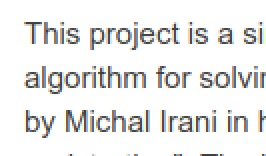
%> input picture exampleImage.png, 133 x 78 px (shown 2 times larger)
$ octave SRExample.m   (GNU Octave 9; MATLAB toolbox functions it lacks are replaced by stand-ins)
%> lines starting %> are read from the running program, lines starting %| are printed output that depends on the picture
### superResolutionRef/TestUtils/SynthDataset.m
%   Author: Victor May
%   Contact: mayvic(at)gmail(dot)com
%   $Date: 2011-11-19 $
%   $Revision: $
%
% Copyright 2011, Victor May
%
%                          All Rights Reserved
%
% All commercial use of this software, whether direct or indirect, is
% strictly prohibited including, without limitation, incorporation into in
% a commercial product, use in a commercial service, or production of other
% artifacts for commercial purposes.
%
% Permission to use, copy, modify, and distribute this software and its
% documentation for research purposes is hereby granted without fee,
% provided that the above copyright notice appears in all copies and that
% both that copyright notice and this permission notice appear in
% supporting documentation, and that the name of the author
% not be used in advertising or publicity pertaining to
% distribution of the software without specific, written prior permission.
%
% For commercial uses contact the author.
%
% THE AUTHOR DISCLAIMS ALL WARRANTIES WITH REGARD TO
% THIS SOFTWARE, INCLUDING ALL IMPLIED WARRANTIES OF MERCHANTABILITY AND
% FITNESS FOR ANY PARTICULAR PURPOSE.  IN NO EVENT SHALL THE AUTHOR BE
% LIABLE FOR ANY SPECIAL, INDIRECT OR CONSEQUENTIAL
% DAMAGES OR ANY DAMAGES WHATSOEVER RESULTING FROM LOSS OF USE, DATA OR
% PROFITS, WHETHER IN AN ACTION OF CONTRACT, NEGLIGENCE OR OTHER TORTIOUS
% ACTION, ARISING OUT OF OR IN CONNECTION WITH THE USE OR PERFORMANCE OF
% THIS SOFTWARE.

% This function creates a synthetic dataset for test the SR algorithm.
% It's inputs are a reference image, a blur sigma, and a number of low-res
% images to be generated.
% The outputs are a set of randomly translated low-res images, their
% translation offsets, and the original image cropped to the frame that can
% be restored from the low-res image set (their common area).
function [ images offsets croppedOriginal ] = SynthDataset(im, numImages, blurSigma, scaleFactor)
    padRatio = 0.2;

    workingRowSub = round(0.5 * padRatio * size(im, 1)) : round((1 - 0.5 * padRatio) * size(im, 1));
    workingColSub = round(0.5 * padRatio * size(im, 2)) : round((1 - 0.5 * padRatio) * size(im, 2));

    croppedOriginal = im(workingRowSub, workingColSub);

    offsets(1, :) = 2 * rand(1,2) - 1;
    images{1} = im(workingRowSub, workingColSub);

    for i = 2 : numImages
        offsets(i, :) = 2 * rand(1,2) - 1;
        offsetRowSub = workingRowSub - offsets(i, 2);
        offsetColSub = workingColSub - offsets(i, 1);
        [ x y ] = meshgrid(1 : size(im, 2), 1 : size(im, 1));
        [ x2 y2 ] = meshgrid(offsetColSub, offsetRowSub);
        images{i} = interp2(x, y, im, x2, y2);
    end

    blurKernel = fspecial('gaussian', 3, blurSigma);

    for i = 1 : numImages
        images{i} = conv2(images{i}, blurKernel, 'same');
        curIm = images{i};
        images{i} = curIm(scaleFactor : scaleFactor : end - 1, scaleFactor : scaleFactor : end - 1);
    end
end

### superResolutionRef/SRExample.m
%   Author: Victor May
%   Contact: mayvic(at)gmail(dot)com
%   $Date: 2011-11-19 $
%   $Revision: $
%
% Copyright 2011, Victor May
%
%                          All Rights Reserved
%
% All commercial use of this software, whether direct or indirect, is
% strictly prohibited including, without limitation, incorporation into in
% a commercial product, use in a commercial service, or production of other
% artifacts for commercial purposes.
%
% Permission to use, copy, modify, and distribute this software and its
% documentation for research purposes is hereby granted without fee,
% provided that the above copyright notice appears in all copies and that
% both that copyright notice and this permission notice appear in
% supporting documentation, and that the name of the author
% not be used in advertising or publicity pertaining to
% distribution of the software without specific, written prior permission.
%
% For commercial uses contact the author.
%
% THE AUTHOR DISCLAIMS ALL WARRANTIES WITH REGARD TO
% THIS SOFTWARE, INCLUDING ALL IMPLIED WARRANTIES OF MERCHANTABILITY AND
% FITNESS FOR ANY PARTICULAR PURPOSE.  IN NO EVENT SHALL THE AUTHOR BE
% LIABLE FOR ANY SPECIAL, INDIRECT OR CONSEQUENTIAL
% DAMAGES OR ANY DAMAGES WHATSOEVER RESULTING FROM LOSS OF USE, DATA OR
% PROFITS, WHETHER IN AN ACTION OF CONTRACT, NEGLIGENCE OR OTHER TORTIOUS
% ACTION, ARISING OUT OF OR IN CONNECTION WITH THE USE OR PERFORMANCE OF
% THIS SOFTWARE.

% This file is an example script for executing the Super-Resolution
% algorithm.
clc
clear variables
close all
dbstop if error
%% Prepare the reference image
im = imread('exampleImage.png');
%> im is the input picture: size 78x133x3 uint8; mean R, G, B 234.5, 234.4, 234.4
im = rgb2gray(im);
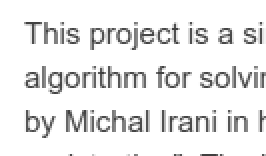
%> im: size 78x133 uint8 (shown 2 times larger); min 64, max 255, mean 234.4
im = imresize(im, [ 128 128 ]);
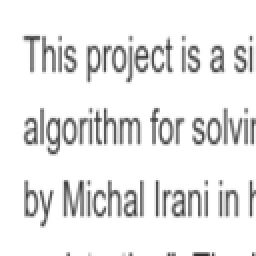
%> im: size 128x128 uint8 (shown 2 times larger); min 48, max 255, mean 233.9
im = im2double(im);
%> im: size 128x128 double
%% Simulate the low-resolution images
numImages = 4;
blurSigma = 2;
[ images offsets croppedOriginal ] = SynthDataset(im, numImages, blurSigma);
%> in SynthDataset, `croppedOriginal = im(workingRowSub, workingColSub);`:
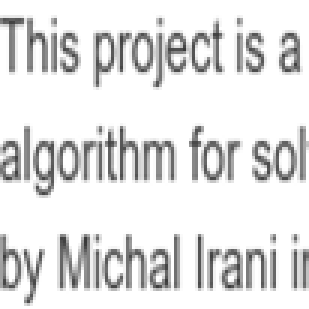
%> croppedOriginal: size 103x103 double (shown 3 times larger); min 0.22, max 1, mean 0.887
%> after the loop in SynthDataset, `for i = 2 : numImages`: images = 4 items; offsets = [0.689 0.516; -0.159 -0.482; 0.0225 -0.19; 0.568 -0.393]
%> the loop in SynthDataset, `for i = 1 : numImages` made 1 pass
%> pass 1, in SynthDataset, `curIm = images{i};`:
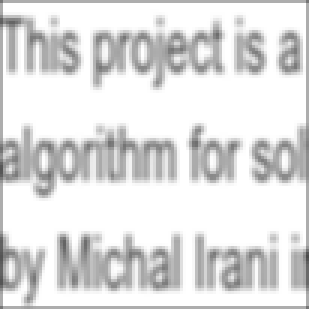
%> curIm: size 103x103 double (shown 3 times larger); min 0.291, max 1, mean 0.875
%> the run ends on the next line
